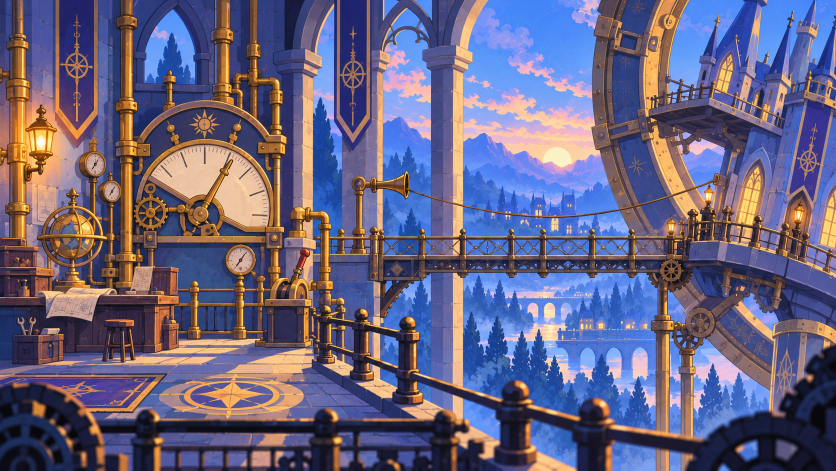
#> input picture chapter1-assets/planning/reference/control-walkway.png, 1672 x 941 px (shown at 1/2 size); its folder holds 4 pictures in this run
$ python build_layouts.py
#> lines starting #> are read from the running program, lines starting #| are printed output that depends on the picture
"""Rebuild checkpoint-1 review diagrams from unchanged castle references.

Uses Pillow only. Run from any directory with a Python that has Pillow installed.
The overlays express provisional planning coordinates, not collision geometry.
"""

from pathlib import Path

from PIL import Image, ImageDraw, ImageFont


ROOT = Path(__file__).resolve().parent
REF = ROOT / "reference"
OUT = ROOT / "layouts"
OUT.mkdir(exist_ok=True)

GREEN = (73, 235, 158, 255)
CYAN = (97, 221, 255, 255)
YELLOW = (255, 222, 111, 255)
CORAL = (255, 111, 113, 255)
WHITE = (249, 247, 237, 255)
NAVY = (18, 29, 56, 224)


def font(size: int, bold: bool = False):
    name = "arialbd.ttf" if bold else "arial.ttf"
    file = Path("C:/Windows/Fonts") / name
    return ImageFont.truetype(str(file), size) if file.exists() else ImageFont.load_default()


TITLE_FONT = font(36, True)
LABEL_FONT = font(23, True)
SMALL_FONT = font(18)


ROOMS = [
    {
        "id": "control-walkway",
        "title": "01  CONTROL WALKWAY  ·  FIXED TOWER",
        "paths": [[(85, 737), (625, 737)]],
        "labels": [
            ((125, 737), (20, 570), "Service Road return", YELLOW),
            ((395, 350), (260, 425), "Position needle", CYAN),
            ((565, 690), (445, 545), "Erin / control station", CYAN),
            ((1365, 275), (1210, 580), "Separate moving wing", CYAN),
            ((800, 507), (690, 600), "Raised bridge — no floor link", CORAL),
            ((1540, 125), (1120, 110), "Document wing pivot", CORAL),
        ],
    },
    {
        "id": "inverted-room",
        "title": "02  INVERTED ROOM  ·  ROTATING WING",
        "paths": [[(105, 815), (740, 815), (1500, 815)]],
        "labels": [
            ((130, 809), (18, 610), "Entry from misaligned wing", YELLOW),
            ((1530, 808), (1200, 680), "Lower service exit needs landing", CORAL),
            ((930, 90), (690, 115), "Broken pipe in old floor", CORAL),
            ((941, 645), (710, 540), "Drops fall screen-down", CYAN),
            ((872, 605), (750, 370), "Hanging chain / plumb", CYAN),
            ((1370, 120), (1200, 210), "Extinguish upper fireplace", CORAL),
        ],
    },
    {
        "id": "maintenance-shaft",
        "title": "03  MAINTENANCE SHAFT  ·  FIXED FRAME",
        "paths": [[(80, 790), (820, 790)], [(1210, 455), (1600, 455)]],
        "labels": [
            ((105, 780), (12, 565), "Lower route from room", YELLOW),
            ((486, 685), (265, 525), "Winch and brake", CYAN),
            ((1090, 82), (875, 115), "Upper fixed pulley", CYAN),
            ((1090, 304), (870, 355), "Basket moving pulley", CYAN),
            ((1100, 467), (820, 590), "Basket / docking states", CYAN),
            ((1450, 450), (1250, 560), "Erin ledge — not walkable from below", YELLOW),
            ((820, 385), (460, 260), "Rebuild both rope routings", CORAL),
        ],
    },
    {
        "id": "engine-room",
        "title": "04  ENGINE ROOM  ·  FIXED SERVICE CORE",
        "paths": [[(80, 647), (1570, 647)]],
        "labels": [
            ((90, 645), (15, 740), "Entry from rescue platform", YELLOW),
            ((1550, 645), (1300, 740), "Restored-wing exit", YELLOW),
            ((400, 240), (45, 420), "Station purpose diagram", CYAN),
            ((830, 389), (620, 135), "Normal stop linkage", CORAL),
            ((1120, 500), (950, 600), "Signal / brake / lock states", CYAN),
            ((1230, 555), (1250, 370), "Separate backup lock needed", CORAL),
        ],
    },
    {
        "id": "observatory",
        "title": "05  OBSERVATORY  ·  RESTORED WING",
        "paths": [[(100, 830), (1560, 830)]],
        "labels": [
            ((1530, 825), (1280, 670), "Entry after restoration", YELLOW),
            ((370, 640), (145, 730), "Signed records / drawer", CYAN),
            ((740, 480), (630, 600), "Telescope stays separate", CYAN),
            ((400, 510), (130, 390), "Floating Isles slip", CYAN),
            ((1120, 215), (1010, 330), "Exterior must match restored pose", CORAL),
        ],
    },
]


def draw_label(draw: ImageDraw.ImageDraw, point, box_xy, text, color):
    x, y = box_xy
    bounds = draw.textbbox((0, 0), text, font=LABEL_FONT)
    width = bounds[2] + 28
    height = bounds[3] - bounds[1] + 25
    x = min(x, 1660 - width)
    y = min(y, 868 - height)
    center = (x + width // 2, y + height // 2)
    draw.line([point, center], fill=(13, 23, 45, 240), width=8)
    draw.line([point, center], fill=color, width=4)
    draw.ellipse((point[0] - 8, point[1] - 8, point[0] + 8, point[1] + 8), fill=color)
    draw.rounded_rectangle((x, y, x + width, y + height), radius=12, fill=NAVY, outline=color, width=3)
    draw.text((x + 14, y + 9), text, fill=WHITE, font=LABEL_FONT)


def render_room(room):
    image = Image.open(REF / f"{room['id']}.png").convert("RGBA")
    assert image.size == (1672, 941), room["id"]
    overlay = Image.new("RGBA", image.size, (0, 0, 0, 0))
#> overlay: PIL image 1672x941 RGBA; every value is 0
    draw = ImageDraw.Draw(overlay)
    draw.rectangle((0, 0, 1672, 89), fill=(18, 29, 56, 239))
    draw.text((28, 18), room["title"], fill=WHITE, font=TITLE_FONT)
    draw.rectangle((0, 868, 1672, 941), fill=(18, 29, 56, 232))
    draw.text((30, 889), "GREEN  safe foot path     CYAN  future object     YELLOW  spawn/exit     CORAL  redraw or resolve", fill=WHITE, font=SMALL_FONT)
    for path in room["paths"]:
        draw.line(path, fill=(12, 40, 37, 245), width=13, joint="curve")
        draw.line(path, fill=GREEN, width=7, joint="curve")
        for point in (path[0], path[-1]):
            draw.ellipse((point[0] - 8, point[1] - 8, point[0] + 8, point[1] + 8), fill=GREEN)
    for point, box, text, color in room["labels"]:
        draw_label(draw, point, box, text, color)
    result = Image.alpha_composite(image, overlay).convert("RGB")
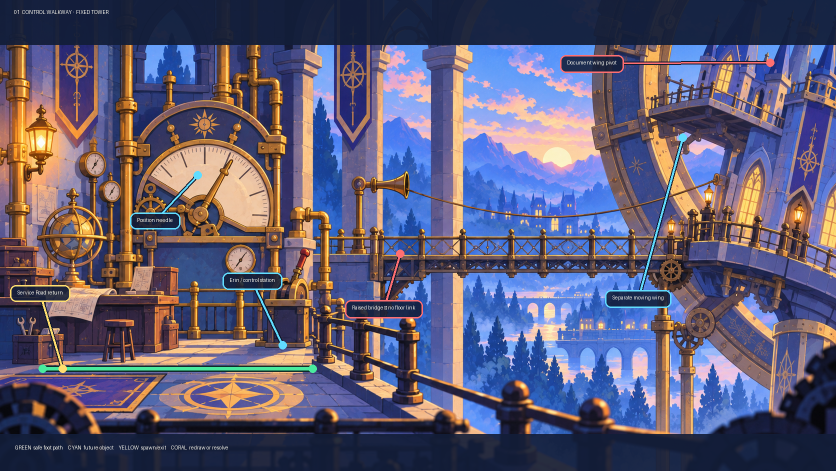
#> result: PIL image 1672x941 RGB (shown at 1/2 size); mean R, G, B 95, 91.1, 117.4
    result.save(OUT / f"{room['id']}-layout.png", optimize=True)


def render_topology():
    im = Image.new("RGB", (1800, 690), (24, 39, 73))
    d = ImageDraw.Draw(im)
    d.text((50, 28), "CHAPTER I  ·  SCENE TOPOLOGY", fill=WHITE, font=font(43, True))
    d.text((50, 91), "Solid arrows: story sequence after the relevant event.  Preview uses a separate route.", fill=(191, 213, 235), font=font(25))
    nodes = [
        (60, 270, "SERVICE ROAD", "Fixed approach", YELLOW),
        (360, 270, "CONTROL", "Fixed tower", CYAN),
        (660, 270, "INVERTED ROOM", "Rotating wing", CORAL),
        (960, 270, "SHAFT", "Fixed frame", CYAN),
        (1260, 270, "ENGINE", "Fixed core", CYAN),
        (1560, 270, "OBSERVATORY", "Restored wing", GREEN),
    ]
    for i in range(len(nodes) - 1):
        x1 = nodes[i][0] + 225
        x2 = nodes[i + 1][0] - 12
        d.line((x1, 337, x2, 337), fill=YELLOW, width=7)
        d.polygon(((x2, 337), (x2 - 15, 326), (x2 - 15, 348)), fill=YELLOW)
    for x, y, name, desc, edge in nodes:
        d.rounded_rectangle((x, y, x + 225, y + 135), radius=16, fill=(35, 56, 100), outline=edge, width=4)
        d.text((x + 15, y + 32), name, fill=WHITE, font=font(24, True))
        d.text((x + 15, y + 77), desc, fill=(213, 224, 240), font=font(20))
    d.text((395, 185), "STORY ENTRY", fill=YELLOW, font=font(20, True))
    d.text((685, 185), "AFTER ON-SITE INVERSION", fill=CORAL, font=font(20, True))
    d.text((1550, 185), "AFTER RESTORATION", fill=GREEN, font=font(20, True))
    d.rounded_rectangle((300, 505, 1530, 618), radius=18, fill=(42, 62, 105), outline=(133, 160, 200), width=2)
    d.text((330, 530), "STAGE-TWO PREVIEW: five-room walkthrough in a separate test entry.", fill=WHITE, font=font(27, True))
    d.text((330, 573), "The actual game stops at the Control Walkway until the incident is built.", fill=(214, 226, 241), font=font(23))
    im.save(OUT / "scene-topology.png", optimize=True)


if __name__ == "__main__":
    for room in ROOMS:
        render_room(room)
#> pass 2 of the loop `for room in ROOMS:`:
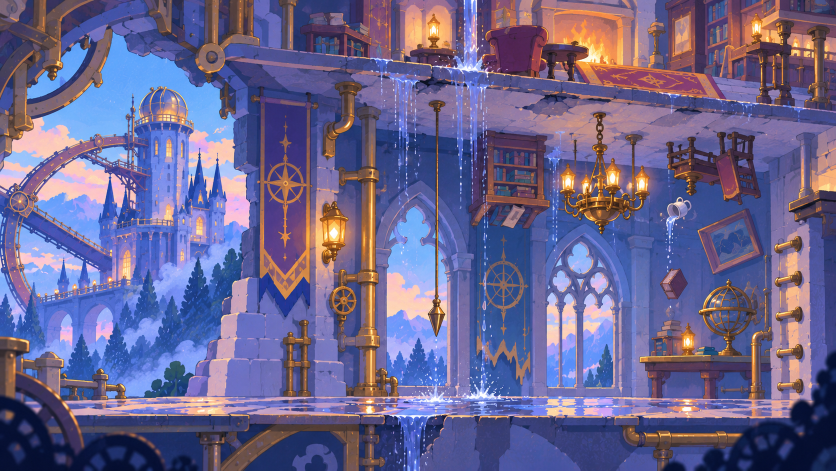
#> input picture chapter1-assets/planning/reference/inverted-room.png, 1672 x 941 px (shown at 1/2 size)
#> in render_room (call 2), `result = Image.alpha_composite(image, overlay).convert("RGB")`:
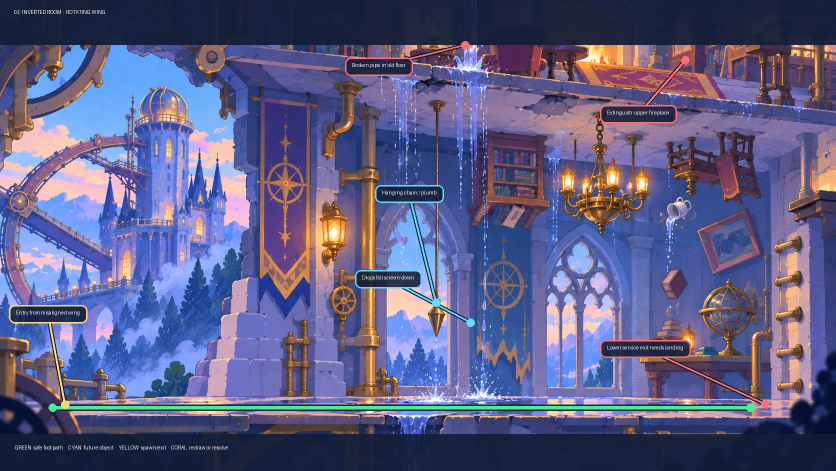
#> result: PIL image 1672x941 RGB (shown at 1/2 size); mean R, G, B 93.5, 92.7, 132.4
#> pass 3 of the loop `for room in ROOMS:`:
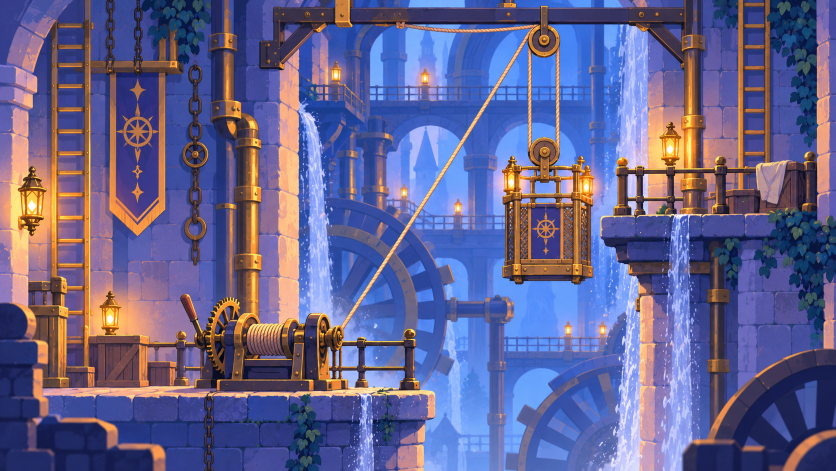
#> input picture chapter1-assets/planning/reference/maintenance-shaft.png, 1672 x 941 px (shown at 1/2 size)
#> in render_room (call 3), `result = Image.alpha_composite(image, overlay).convert("RGB")`:
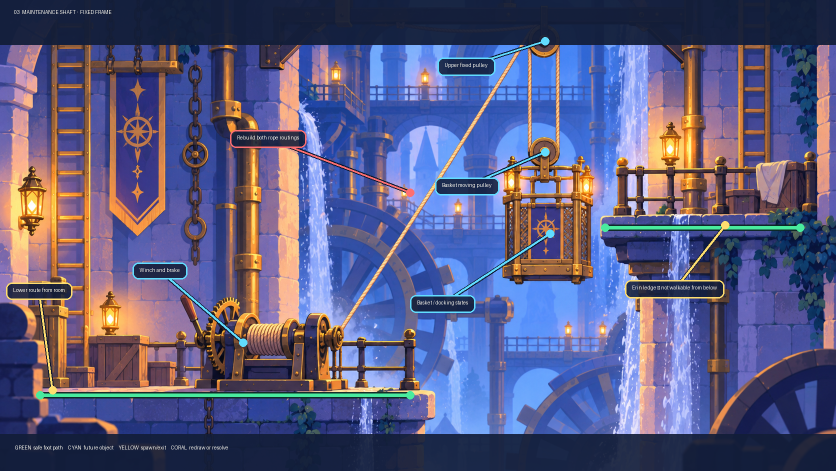
#> result: PIL image 1672x941 RGB (shown at 1/2 size); mean R, G, B 90.9, 91, 129.6
#> (the run stopped early here; a loop or call above may not have finished)
